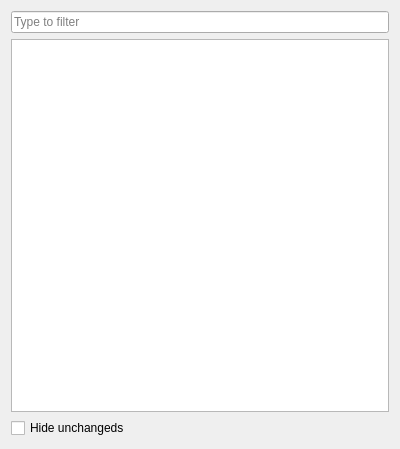
<?xml version="1.0" encoding="UTF-8"?>
<ui version="4.0">
 <class>DiffTreeView</class>
 <widget class="QWidget" name="DiffTreeView">
  <property name="geometry">
   <rect>
    <x>0</x>
    <y>0</y>
    <width>400</width>
    <height>449</height>
   </rect>
  </property>
  <layout class="QVBoxLayout" name="verticalLayout_2">
   <item>
    <widget class="QLineEdit" name="lineEditFilter">
     <property name="placeholderText">
      <string>Type to filter</string>
     </property>
     <property name="clearButtonEnabled">
      <bool>true</bool>
     </property>
    </widget>
   </item>
   <item>
    <widget class="QStackedWidget" name="stackedWidget">
     <property name="currentIndex">
      <number>0</number>
     </property>
     <widget class="QWidget" name="page">
      <layout class="QVBoxLayout" name="verticalLayout">
       <property name="leftMargin">
        <number>0</number>
       </property>
       <property name="topMargin">
        <number>0</number>
       </property>
       <property name="rightMargin">
        <number>0</number>
       </property>
       <property name="bottomMargin">
        <number>0</number>
       </property>
       <item>
        <widget class="QTreeView" name="treeView">
         <property name="headerHidden">
          <bool>true</bool>
         </property>
        </widget>
       </item>
       <item>
        <widget class="QCheckBox" name="checkBoxHideUnchangeds">
         <property name="text">
          <string>Hide unchangeds</string>
         </property>
        </widget>
       </item>
      </layout>
     </widget>
     <widget class="QWidget" name="page_2">
      <layout class="QVBoxLayout" name="verticalLayout_3">
       <property name="leftMargin">
        <number>0</number>
       </property>
       <property name="topMargin">
        <number>0</number>
       </property>
       <property name="rightMargin">
        <number>0</number>
       </property>
       <property name="bottomMargin">
        <number>0</number>
       </property>
       <item>
        <widget class="QListView" name="listView"/>
       </item>
      </layout>
     </widget>
    </widget>
   </item>
  </layout>
 </widget>
 <resources/>
 <connections/>
</ui>
